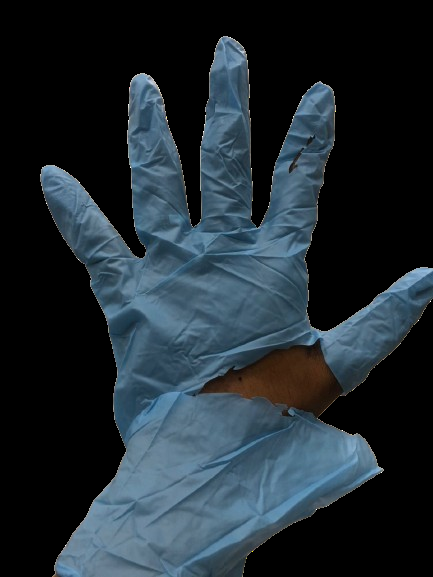
%> input picture Latex/latex_pic/tear.png, 433 x 577 px
$ octave tear.m   (GNU Octave 9; MATLAB toolbox functions it lacks are replaced by stand-ins)
%> lines starting %> are read from the running program, lines starting %| are printed output that depends on the picture; in (x1, y1, x2, y2) boxes, pixels count from 0 and x2, y2 are one past the last pixel; in counts of white or black regions, pixels touching at a corner belong together; the program's own positions count from 1
% Load the input image
inputImage = imread('tear.png');
%> inputImage is the input picture: size 577x433x3 uint8; mean R, G, B 31.9, 42.9, 50.3

% Convert the input image to grayscale
grayImage = rgb2gray(inputImage);
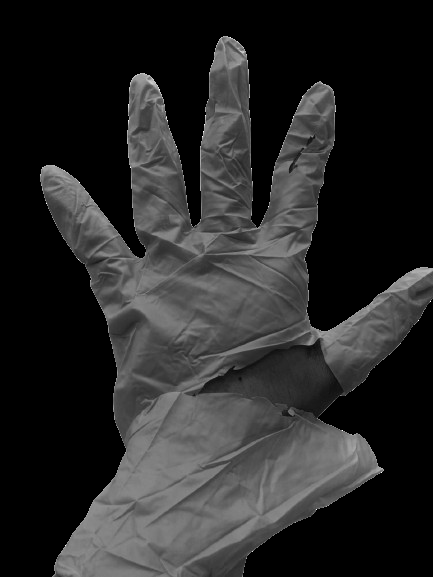
%> grayImage: size 577x433 uint8; min 0, max 255, mean 40.4

% Apply noise reduction using median filtering
filteredImage = medfilt2(grayImage);

% Enhance contrast using histogram equalization
enhancedImage = histeq(filteredImage);
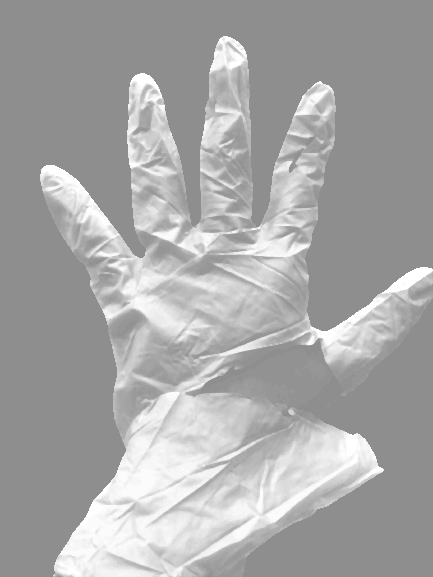
%> enhancedImage: size 577x433 uint8; min 142, max 255, mean 167

% Thresholding to segment the glove
thresholdValue = graythresh(enhancedImage);
%> thresholdValue = 0.72
binaryImage = imbinarize(enhancedImage, thresholdValue);
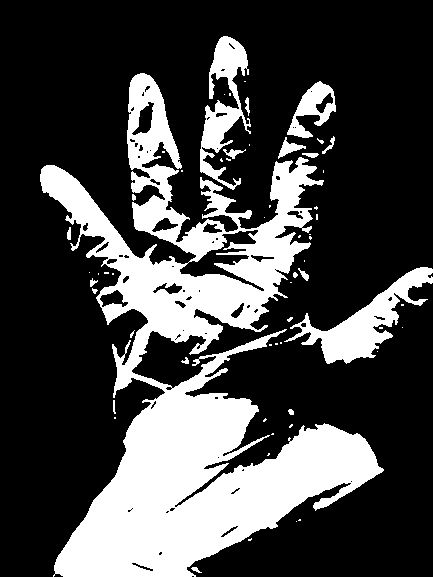
%> binaryImage: size 577x433 logical; 27.7% white; 59 white regions (40 under 20 px), largest, box (x1, y1, x2, y2) and area: (40, 73, 384, 577) 59495, (284, 267, 433, 364) 4282, (200, 36, 251, 190) 3077

% Perform morphological operations
binaryImage = bwareaopen(binaryImage, 100);
%> binaryImage: size 577x433 logical; 27.3% white; 5 white regions, box (x1, y1, x2, y2) and area: (40, 73, 384, 577) 59495, (284, 267, 433, 364) 4282, (200, 36, 251, 190) 3077, (287, 81, 336, 138) 1211, (278, 137, 306, 159) 222
binaryImage = imfill(binaryImage, 'holes');
%> binaryImage: size 577x433 logical; 28.7% white; 5 white regions, box (x1, y1, x2, y2) and area: (40, 73, 384, 577) 62757, (284, 267, 433, 364) 4332, (200, 36, 251, 190) 3131, (287, 81, 336, 138) 1361, (278, 137, 306, 159) 222
binaryImage = bwareafilt(binaryImage, [1000, Inf]);
%> binaryImage: size 577x433 logical; 28.7% white; 4 white regions, box (x1, y1, x2, y2) and area: (40, 73, 384, 577) 62757, (284, 267, 433, 364) 4332, (200, 36, 251, 190) 3131, (287, 81, 336, 138) 1361

% Detect tear
tearBW = edge(binaryImage, 'Canny');
%> tearBW: size 577x433 logical; 2.7% white in thin lines or dots, all inside (x1, y1, x2, y2) = (40, 36, 432, 576)
tearBW = imclose(tearBW, strel('line', 10, 90));
%> tearBW: size 577x433 logical; 6% white; 3 white regions (1 under 20 px), largest, box (x1, y1, x2, y2) and area: (40, 36, 432, 576) 14488, (287, 81, 337, 138) 444
[tearLabels, numTears] = bwlabel(tearBW);
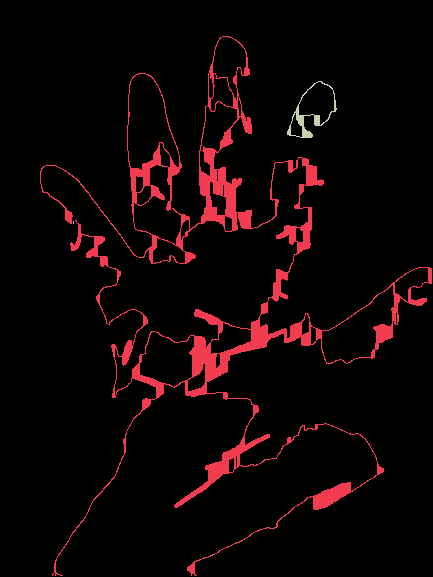
%> tearLabels: size 577x433 double; 4 distinct labels, from 0 to 3; one colour per label, 0 black
%> numTears = 3
if numTears > 0
    for i = 1:numTears
        [row, col] = find(tearLabels == i);
        centerX = round(mean(col));
        centerY = round(mean(row));
        inputImage = insertText(inputImage, [centerX, centerY], 'Tear', 'FontSize', 12, 'TextColor', 'red', 'BoxColor', 'white', 'BoxOpacity', 0.8);
    end
%> this loop made 3 passes
%> (centerX, centerY) on passes 1, 3: (228, 295), (310, 118)
%> (row, col, centerX, centerY) on pass 2: ([222; 223; 224], [74; 74; 74], 74, 223)
%> pass 1, `inputImage = insertText(inputImage, [centerX, centerY], 'Tear', 'FontS..`:
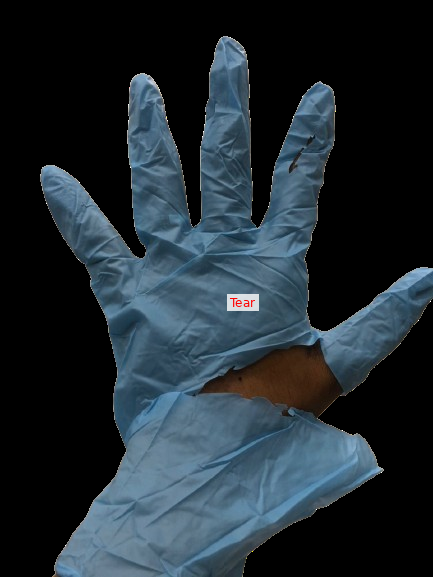
%> inputImage: size 577x433x3 uint8; 0.22% of pixels changed, all inside (x1, y1, x2, y2) = (227, 294, 259, 311)
%> pass 3, `inputImage = insertText(inputImage, [centerX, centerY], 'Tear', 'FontS..`:
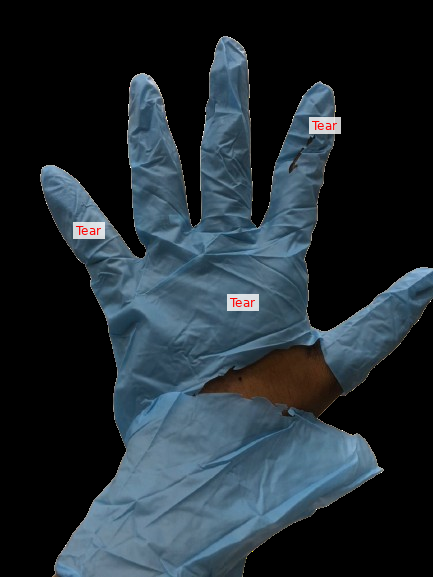
%> inputImage: size 577x433x3 uint8; 0.65% of pixels changed, all inside (x1, y1, x2, y2) = (73, 117, 341, 311)
    tearCount = numTears;
%> tearCount = 3
else
    tearCount = 0;
end

% Display the results
% Generate filled mask for tear
tearFilledMask = imfill(tearBW, 'holes');
%> tearFilledMask: size 577x433 logical; 12.1% white; 3 white regions (1 under 20 px), largest, box (x1, y1, x2, y2) and area: (40, 36, 432, 576) 28704, (287, 81, 337, 138) 1560

% Generate defect mask for tear
tearDefectMask = tearFilledMask - tearBW;
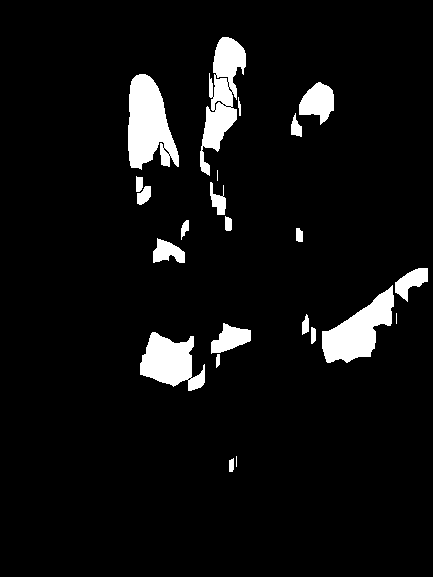
%> tearDefectMask: size 577x433 double; values 0 (black) and 1 (white), 6.1% white; 23 white regions (3 under 20 px), largest, box (x1, y1, x2, y2) and area: (128, 74, 179, 170) 3276, (200, 37, 246, 176) 2871, (322, 285, 394, 363) 2742

% Generate final mask for tear
tearFinalMask = tearDefectMask | tearBW;

% Display the masks
figure;
subplot(1, 3, 1);
imshow(tearFilledMask);
title('Tear Filled Mask');

subplot(1, 3, 2);
imshow(tearDefectMask);
title('Tear Defect Mask');

subplot(1, 3, 3);
imshow(tearFinalMask);
title('Tear Final Mask');

figure;
imshow(inputImage);
title(sprintf('Tear Detection Result: Tears=%d', tearCount));

$ run again, with Latex/latex_pic/missingfinger.png copied over Latex/latex_pic/tear.png
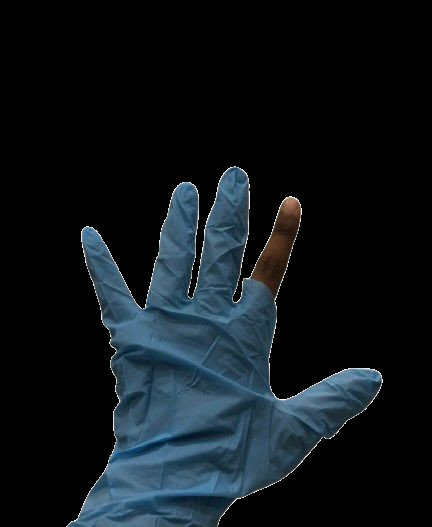
%> input picture Latex/latex_pic/missingfinger.png, 432 x 527 px
%> inputImage is the input picture: size 527x432x3 uint8; mean R, G, B 14.6, 21.4, 26.1
%> `enhancedImage = histeq(filteredImage);`:
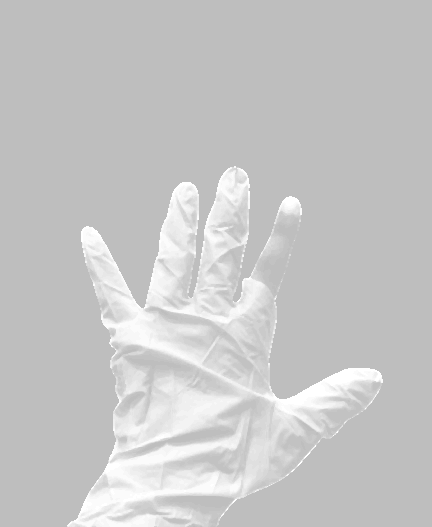
%> enhancedImage: size 527x432 uint8; min 190, max 255, mean 198.3
%> thresholdValue = 0.831
%> tearLabels: size 527x432 double; values 0 (black) and 1 (white), 3.2% white; 1 white region, box (x1, y1, x2, y2) and area: (67, 166, 383, 526) 7189
%> numTears = 1
%> the loop `for i = 1:numTears` made 1 pass
%> (centerX, centerY) on pass 1: (210, 356)
%> tearFilledMask: size 527x432 logical; 11.5% white; 1 white region, box (x1, y1, x2, y2) and area: (67, 166, 383, 526) 26085
%> `tearDefectMask = tearFilledMask - tearBW;`:
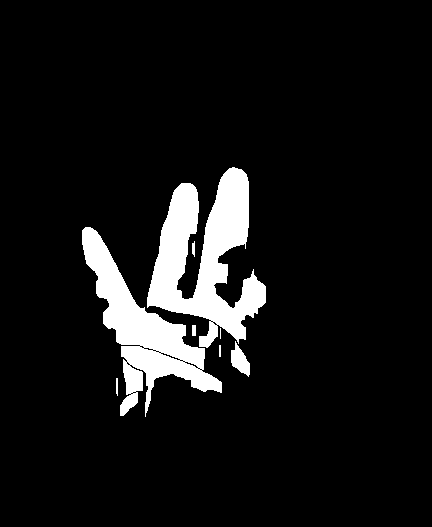
%> tearDefectMask: size 527x432 double; values 0 (black) and 1 (white), 8.3% white; 8 white regions (1 under 20 px), largest, box (x1, y1, x2, y2) and area: (147, 167, 266, 348) 10366, (82, 227, 222, 417) 8010, (231, 341, 250, 377) 368

$ run again, with Latex/latex_pic/stains.png copied over Latex/latex_pic/tear.png
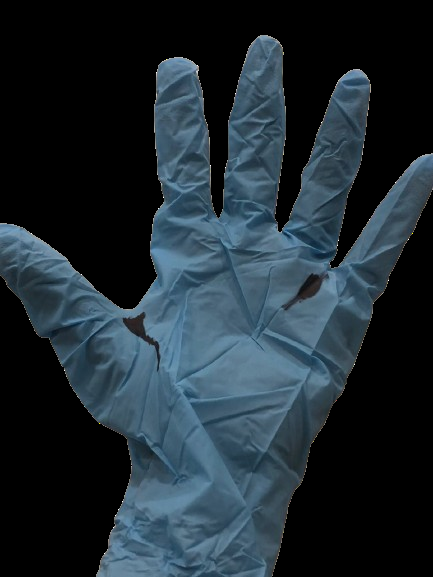
%> input picture Latex/latex_pic/stains.png, 433 x 577 px
%> inputImage is the input picture: size 577x433x3 uint8; mean R, G, B 30.8, 43, 50.8
%> thresholdValue = 0.704
%> tearLabels: size 577x433 double; 5 distinct labels, from 0 to 4
%> numTears = 4
%> the loop `for i = 1:numTears` made 4 passes
%> (centerX, centerY) on passes 1 to 4: (203, 229), (189, 569), (319, 343), (346, 99)
%> after the loop `for i = 1:numTears`:
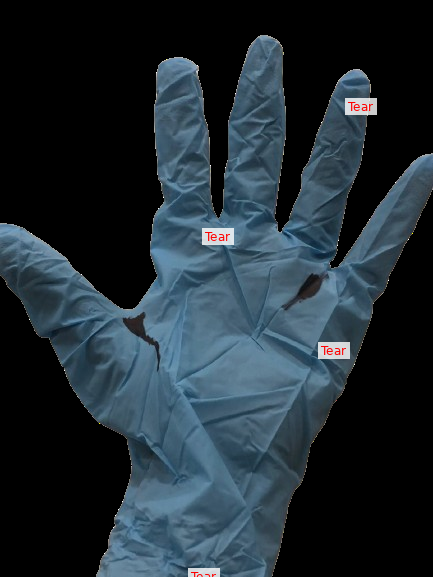
%> inputImage: size 577x433x3 uint8; 0.77% of pixels changed, all inside (x1, y1, x2, y2) = (188, 98, 377, 577)
%> tearFilledMask: size 577x433 logical; 10.4% white; 4 white regions, box (x1, y1, x2, y2) and area: (1, 35, 432, 576) 19440, (202, 172, 432, 576) 4781, (325, 69, 371, 118) 1403, (170, 557, 224, 576) 404
%> `tearDefectMask = tearFilledMask - tearBW;`:
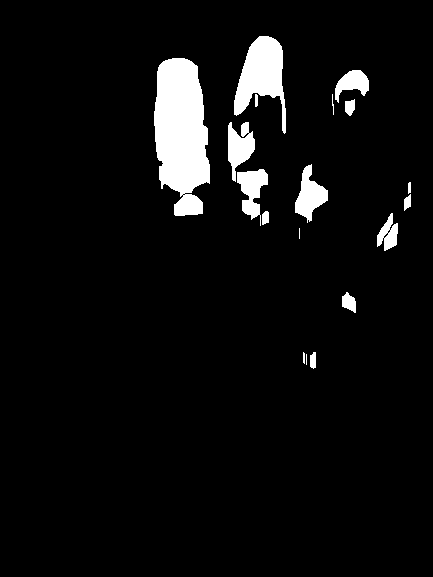
%> tearDefectMask: size 577x433 double; values 0 (black) and 1 (white), 5.5% white; 18 white regions (2 under 20 px), largest, box (x1, y1, x2, y2) and area: (154, 58, 210, 216) 6632, (234, 36, 286, 134) 2616, (295, 164, 328, 223) 971
